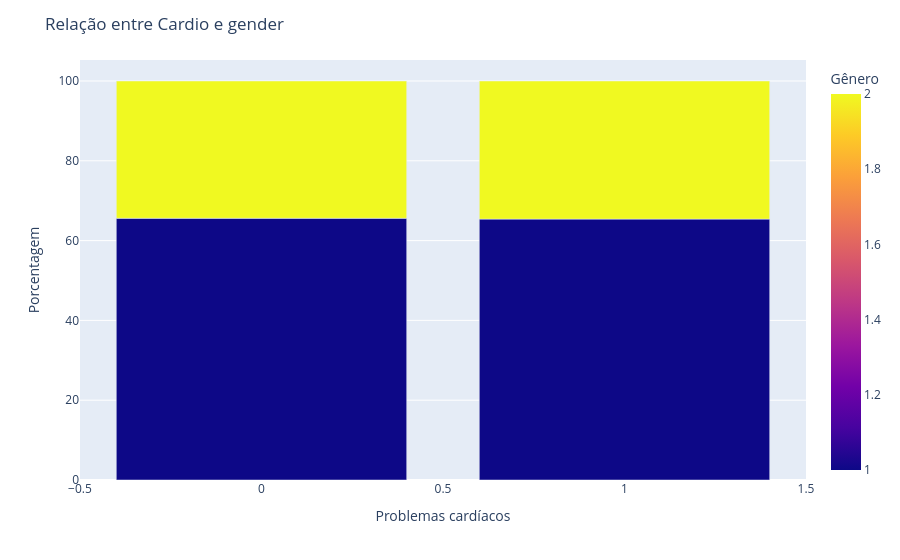

Here is the notebook cell this chart was saved with:
### Markdown cell above
**ANÁLISE BIVARIADA**

### Code cell
# Calcular a porcentagem de cada categoria
base_grouped = base.groupby(['cardio_disease', 'gender']).size().reset_index(name='count')
total_por_churn = base_grouped.groupby('cardio_disease')['count'].transform('sum')
base_grouped['percent'] = (base_grouped['count'] / total_por_churn) * 100

# Cria gráfico de barras empilhadas
fig = px.bar(base_grouped, x='cardio_disease', y='percent', color='gender', barmode='stack',
             labels={'cardio_disease': 'Problemas cardíacos', 'percent': 'Porcentagem', 'gender': 'Gênero'})

fig.update_layout(title='Relação entre Cardio e gender',
                  yaxis_title='Porcentagem',
                  legend_title='Problemas cardíacos')
fig.show()

### Figure 1 — Plotly figure (JSON) as saved in the notebook; plotly's stock layout.template omitted (floating-point values rounded to 4 significant figures)
{"data": [{"hovertemplate": "Problemas cardíacos=%{x}<br>Porcentagem=%{y}<br>Gênero=%{marker.color}<extra></extra>", "legendgroup": "", "marker": {"color": [1, 2, 1, 2], "coloraxis": "coloraxis", "pattern": {"shape": ""}}, "name": "", "orientation": "v", "showlegend": false, "textposition": "auto", "type": "bar", "x": [0, 0, 1, 1], "xaxis": "x", "y": [65.59, 34.41, 65.39, 34.61], "yaxis": "y"}], "layout": {"barmode": "stack", "coloraxis": {"colorbar": {"title": {"text": "Gênero"}}, "colorscale": [[0, "#0d0887"], [0.1111, "#46039f"], [0.2222, "#7201a8"], [0.3333, "#9c179e"], [0.4444, "#bd3786"], [0.5556, "#d8576b"], [0.6667, "#ed7953"], [0.7778, "#fb9f3a"], [0.8889, "#fdca26"], [1, "#f0f921"]]}, "legend": {"title": {"text": "Problemas cardíacos"}, "tracegroupgap": 0}, "margin": {"t": 60}, "title": {"text": "Relação entre Cardio e gender"}, "xaxis": {"anchor": "y", "domain": [0, 1], "title": {"text": "Problemas cardíacos"}}, "yaxis": {"anchor": "x", "domain": [0, 1], "title": {"text": "Porcentagem"}}}}
